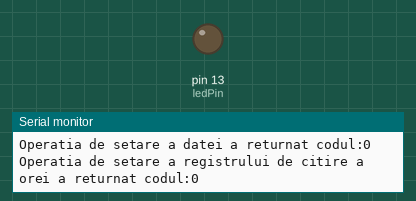
A sketch run on a simulated Arduino Uno, built with avr-gcc and run on an emulated ATmega328P. Shown: output pins drawn as LEDs (lit = HIGH), the last lines printed to the serial monitor. Wiring (inferred from the names in the program): DS1307 clock at I2C address 0x68. The local clock reads 2024-03-15 10:24:30 at power-on unless the sketch sets it.

Above: at 11.41 s.
At 37.25 s:
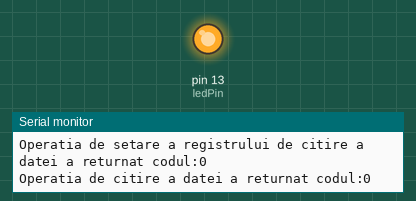
Timing chart, 0 to 37.7 s (numbered marks = the images above):
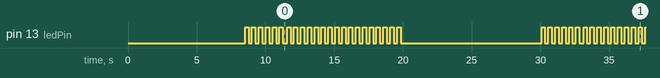

The sketch:

RTCDS1307.ino
```cpp
/*
*******************************************************************************************
****                     Real Time Clock DS1307                                        ****
****                                                                                   ****
*******************************************************************************************
*/


#include <Wire.h>

#define RTCI2C 0x68
int ledPin = 13;
int status = NULL;
byte minute, hour, day, month, year;

// Convert normal DECimal numbers to binary coded DECimal
byte DECToBcd(byte val)
{
  return ( (val/10*16) + (val%10) );
}

// Convert binary coded DECimal to normal DECimal numbers
byte bcdToDEC(byte val)
{
  return ( (val/16*10) + (val%16) );
}
//Set data to DS1307

void ledFlash(int nrFlash)
{
 for (int i=0; i<=nrFlash; i++)
    {
     digitalWrite(ledPin, HIGH);
     delay(250);
     digitalWrite(ledPin,LOW);
     delay(250);
    }
}
void dateSet()
{
   Wire.beginTransmission(RTCI2C);//se initiaza conexiunea I2C catre modul RTC gasit la adresa 0x68
   Wire.write(0x00); //selectam adresa registrului de memorie la care vom scrie data si ora
   Wire.write(0);
   Wire.write(DECToBcd(15));
   Wire.write(DECToBcd(16));
   status = Wire.endTransmission();
   Serial.print("Operatia de pornire a ceasului si de setare a orei a returnat codul:");
   Serial.println(status);
   ledFlash(5);

   Wire.beginTransmission(RTCI2C);//se initiaza conexiunea I2C catre modul RTC gasit la adresa 0x68
   Wire.write(0x04); //selectam adresa registrului de memorie la care vom scrie data si ora
   Wire.write(DECToBcd(22));
   Wire.write(DECToBcd(02));
   Wire.write(DECToBcd(13)); //pt an se introduc doar ultimele 2 cifre
   status=Wire.endTransmission();
   Serial.print("Operatia de setare a datei a returnat codul:");
   Serial.println(status);
   ledFlash(10);
}

void dateRead()
{
  Wire.beginTransmission(RTCI2C);
  Wire.write(0x01);
  status=Wire.endTransmission();
  Serial.print("Operatia de setare a registrului de citire a orei a returnat codul:");
  Serial.println(status);
  ledFlash(5);
  Wire.requestFrom(RTCI2C,2);
  minute = bcdToDEC(Wire.read());
  hour = bcdToDEC(Wire.read() & 0x3f);

  status=Wire.endTransmission();
  Serial.print("Operatia de citire a orei a returnat codul:");
  Serial.println(status);

  Wire.beginTransmission(RTCI2C);
  Wire.write(0x04);
  status=Wire.endTransmission();
  Serial.print("Operatia de setare a registrului de citire a datei a returnat codul:");
  Serial.println(status);
  ledFlash(5);
  Wire.requestFrom(RTCI2C,3);
  day = bcdToDEC(Wire.read());
  month = bcdToDEC(Wire.read());
  year = bcdToDEC(Wire.read());

  status=Wire.endTransmission();
  Serial.print("Operatia de citire a datei a returnat codul:");
  Serial.println(status);
  ledFlash(10);
  Serial.print(hour,DEC);
  Serial.print(":");
  Serial.print(minute,DEC);
  Serial.print(";");
  Serial.print(day,DEC);
  Serial.print("-");
  Serial.print(month,DEC);
  Serial.print("-");
  Serial.print("20");
  if (year < 10)
    Serial.print("0");
  Serial.println(year, DEC);
}

void setup()
{
  Wire.begin();
  Serial.begin(9600);
  dateSet();
  pinMode(ledPin, OUTPUT);
}


void loop()
{
  dateRead();
  delay(10000);
}
```

Measured:
- by itself, pin 13 (ledPin): repeats every 22.4 s: 17 × (HIGH 0.25 s, LOW 0.30 s), HIGH 0.25 s, LOW 10.3 s, 5 × (HIGH 0.25 s, LOW 0.25 s)
- by itself, everything shown: repeats every 21.6 s, in 46 steps
